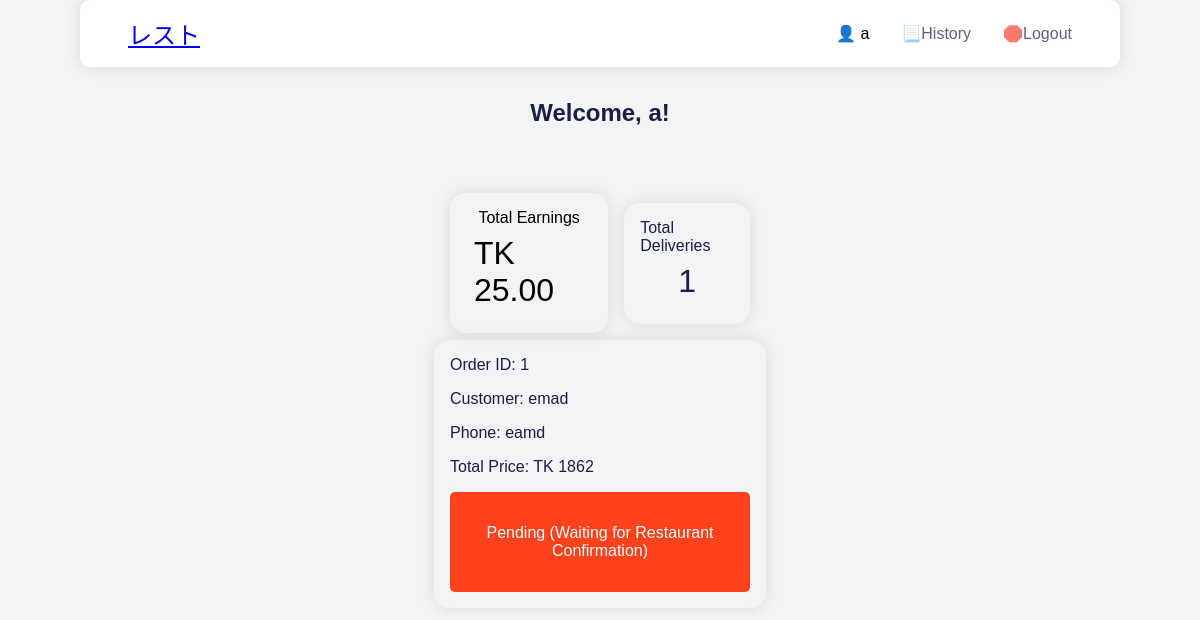
Page /deliveryman/deliverymanfront.php (signed in) on the committed database.
### tables this page shows
CREATE TABLE `check_for_rider` (
  `id` int(11) NOT NULL,
  `order_id` int(11) NOT NULL,
  `restaurant_name` varchar(100) NOT NULL,
  `customer_name` varchar(100) NOT NULL,
  `phone_number` varchar(15) NOT NULL,
  `room_number` varchar(50) NOT NULL,
  `total_price` int(11) NOT NULL,
  `status` enum('Awaiting','Pending','Confirmed','Completed','Cancelled') DEFAULT 'Awaiting',
  `rider_username` varchar(255) DEFAULT NULL,
  `added_at` datetime DEFAULT current_timestamp()
);

### deliveryman/deliverymanfront.php (the view, shortened to what this page needs)
<?php
$rider_username = $_SESSION['rider_username'];
$servername = "localhost";
$username_db = "root";
$password = "";
$dbname = "uiu-canteen";
$conn = new mysqli($servername, $username_db, $password, $dbname);
$sql = "SELECT * FROM check_for_rider
        WHERE (status IN ('Pending', 'Confirmed') AND rider_username = ?)
        OR (status = 'Awaiting' AND rider_username IS NULL)";
$stmt = $conn->prepare($sql);
$stmt->bind_param("s", $rider_username);
$stmt->execute();
$result = $stmt->get_result();
$available_orders = [];
if ($result->num_rows > 0) {
    while ($row = $result->fetch_assoc()) {
        $available_orders[] = $row;
    }
}
$sql_completed = "SELECT COUNT(*) AS total_deliveries
                  FROM check_for_rider
                  WHERE rider_username = ? AND status = 'Completed'";
$stmt_completed = $conn->prepare($sql_completed);
$stmt_completed->bind_param("s", $rider_username);
$stmt_completed->execute();
$result_completed = $stmt_completed->get_result();
$total_deliveries = 0;
$total_earnings = 0;
if ($result_completed->num_rows > 0) {
    $row = $result_completed->fetch_assoc();
    $total_deliveries = $row['total_deliveries'];
    $total_earnings = $total_deliveries * 25;
}
?>
<!DOCTYPE html>
<html lang="en">
<head>
    <link rel="stylesheet" href="deliveryman.css">
</head>
<body>
    <section class="nav-top">
        <navbar>
            <ul class="nav-list">
                <li class="nav-logo"> <a href="#">レスト</a> </li>
                <li class="nav-item">👤 <?php echo htmlspecialchars($rider_username); ?></li>
                <li class="nav-item"> <a href="delivery-history.php">📃History</a> </li>
                <li class="nav-item"> <a href="delivery-logout.php">🛑Logout</a> </li>
            </ul>
        </navbar>
    </section>
    <section class="main">
        <h1 class="welcome-msg">Welcome, <?php echo htmlspecialchars($rider_username); ?>!</h1>
        <div class="dashboard">
            <div class="dashboard-left">
                <p>Total Earnings</p>
                <p style="font-size: 2rem; padding: 0.5rem;">TK <?php echo number_format($total_earnings, 2); ?></p>
            </div>
            <div class="dashboard-right">
                <p>Total Deliveries</p>
                <p style="font-size: 2rem; padding: 0.5rem;"><?php echo $total_deliveries; ?></p>
            </div>
        </div>
        <div class="main-content">
            <?php if (!empty($available_orders)) : ?>
                <?php foreach ($available_orders as $order) : ?>
                    <div class="order-box">
                        <p>Order ID: <?php echo htmlspecialchars($order['order_id']); ?></p>
                        <p>Customer: <?php echo htmlspecialchars($order['customer_name']); ?></p>
                        <p>Phone: <?php echo htmlspecialchars($order['phone_number']); ?></p>
                        <p>Total Price: TK <?php echo htmlspecialchars($order['total_price']); ?></p>
                        <?php if ($order['status'] === 'Awaiting') : ?>
                            <form method="POST" action="take-order.php">
                                <input type="hidden" name="order_id" value="<?php echo htmlspecialchars($order['order_id']); ?>">
                                <button type="submit" class="confirm-btn">Accept</button>
                            </form>
                        <?php elseif ($order['status'] === 'Pending') : ?>
                            <button class="confirm-btn" disabled>Pending (Waiting for Restaurant Confirmation)</button>
                        <?php elseif ($order['status'] === 'Completed') : ?>
                            <button class="confirm-btn" disabled>Completed</button>
                        <?php endif; ?>
                    </div>
                <?php endforeach; ?>
            <?php else : ?>
                <p>No orders available at the moment.</p>
            <?php endif; ?>
        </div>
    </section>
</body>
</html>

### deliveryman/deliveryman.css (style rules this page uses)
* { margin: 0; padding: 0; font-family: sans-serif; }
body { background-color: #f1f3f4; -webkit-font-smoothing : antialiased; font-family: sans-serif; }
li { list-style: none; }
.nav-top { padding: 0rem 5rem 1rem 5rem; align-self: center; }
.nav-list { background-color: white; box-shadow: 0px 0px 1rem rgba(0, 0, 0, 0.1); margin: 0; padding: 1rem 1rem; border-radius: 10px; display: flex; justify-content: flex-end; align-items: center; text-decoration: none; }
.nav-item { margin-right: 2rem; }
.nav-item a { text-decoration: none; color: #1b1f46; opacity: 0.7; transition: all 200ms ease-in; }
.nav-logo { text-decoration: none; color: #fe421b; font-family: sans-serif; font-size: 24px; margin-right: auto; margin-left: 2rem; transition: ease-in-out; transition-duration: 200ms; }
.main-content { display: flex; justify-content: space-between; align-items: center; margin: 5px; max-width: 25vw; margin-left: auto; margin-right: auto; box-shadow: 0px 0px 1rem rgba(0, 0, 0, 0.1); border-radius: 1rem; padding: 1rem; flex-direction: column; }
.main-content p { font-size: 1rem; color: #1b1f46; margin-bottom: 1rem; }
.confirm-btn { background-color: #fe421b; color: white; padding: 2rem; border-radius: 5px; border: none; cursor: pointer; transition: all 200ms ease-in; font-size: 1rem; }
.dashboard { display: flex; justify-content: center; align-items: center; margin-top: 5rem; max-width: 25vw; margin-left: auto; margin-right: auto; padding: 1rem; gap: 1rem; height: 10vh }
.dashboard-left { display: flex; float: left; justify-content: center; align-items: center; margin-bottom: 2rem; flex-direction: column; font-size: 1rem; padding: 1rem; box-shadow: 0px 0px 1rem rgba(0, 0, 0, 0.1); border-radius: 1rem; }
.dashboard-right { display: flex; float: right; justify-content: center; align-items: center; font-size: 1rem; color: #1b1f46; flex-direction: column; margin-bottom: 2rem; padding: 1rem; box-shadow: 0px 0px 1rem rgba(0, 0, 0, 0.1); border-radius: 1rem; }
.welcome-msg { font-size: 1.5rem; color: #1b1f46; align-items: center; justify-content: center; display: flex; padding: 1rem; }

### rows in the picture
check_for_rider: order "1", customer_name "emad", phone_number "eamd", total_price "1862", shows "Pending (Waiting for Restaurant Confirmation)"

### other values in the picture
$rider_username "a"
$total_earnings "25.00"
$total_deliveries "1"
